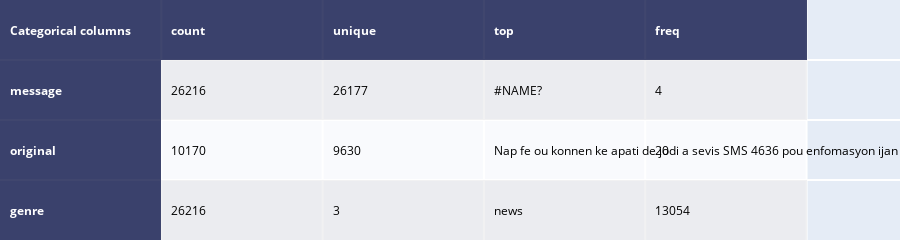

Notebook source saved alongside this figure:
### Code cell
table_cat = ff.create_table(df.describe(include=['O']).T, index=True, index_title='Categorical columns')
iplot(table_cat)

### Figure 1 — Plotly figure (JSON) as saved in the notebook; plotly's stock layout.template omitted (floating-point values rounded to 4 significant figures)
{"data": [{"colorscale": [[0, "#00083e"], [0.5, "#ededee"], [1, "#ffffff"]], "hoverinfo": "none", "opacity": 0.75, "showscale": false, "type": "heatmap", "z": [[0, 0, 0, 0, 0], [0, 0.5, 0.5, 0.5, 0.5], [0, 1, 1, 1, 1], [0, 0.5, 0.5, 0.5, 0.5]]}], "layout": {"annotations": [{"align": "left", "font": {"color": "#ffffff"}, "showarrow": false, "text": "<b>Categorical columns</b>", "x": -0.45, "xanchor": "left", "xref": "x", "y": 0, "yref": "y"}, {"align": "left", "font": {"color": "#ffffff"}, "showarrow": false, "text": "<b>count</b>", "x": 0.55, "xanchor": "left", "xref": "x", "y": 0, "yref": "y"}, {"align": "left", "font": {"color": "#ffffff"}, "showarrow": false, "text": "<b>unique</b>", "x": 1.55, "xanchor": "left", "xref": "x", "y": 0, "yref": "y"}, {"align": "left", "font": {"color": "#ffffff"}, "showarrow": false, "text": "<b>top</b>", "x": 2.55, "xanchor": "left", "xref": "x", "y": 0, "yref": "y"}, {"align": "left", "font": {"color": "#ffffff"}, "showarrow": false, "text": "<b>freq</b>", "x": 3.55, "xanchor": "left", "xref": "x", "y": 0, "yref": "y"}, {"align": "left", "font": {"color": "#ffffff"}, "showarrow": false, "text": "<b>message</b>", "x": -0.45, "xanchor": "left", "xref": "x", "y": 1, "yref": "y"}, {"align": "left", "font": {"color": "#000000"}, "showarrow": false, "text": "26216", "x": 0.55, "xanchor": "left", "xref": "x", "y": 1, "yref": "y"}, {"align": "left", "font": {"color": "#000000"}, "showarrow": false, "text": "26177", "x": 1.55, "xanchor": "left", "xref": "x", "y": 1, "yref": "y"}, {"align": "left", "font": {"color": "#000000"}, "showarrow": false, "text": "#NAME?", "x": 2.55, "xanchor": "left", "xref": "x", "y": 1, "yref": "y"}, {"align": "left", "font": {"color": "#000000"}, "showarrow": false, "text": "4", "x": 3.55, "xanchor": "left", "xref": "x", "y": 1, "yref": "y"}, {"align": "left", "font": {"color": "#ffffff"}, "showarrow": false, "text": "<b>original</b>", "x": -0.45, "xanchor": "left", "xref": "x", "y": 2, "yref": "y"}, {"align": "left", "font": {"color": "#000000"}, "showarrow": false, "text": "10170", "x": 0.55, "xanchor": "left", "xref": "x", "y": 2, "yref": "y"}, {"align": "left", "font": {"color": "#000000"}, "showarrow": false, "text": "9630", "x": 1.55, "xanchor": "left", "xref": "x", "y": 2, "yref": "y"}, {"align": "left", "font": {"color": "#000000"}, "showarrow": false, "text": "Nap fe ou konnen ke apati de jodi a sevis SMS 4636 pou enfomasyon ijan", "x": 2.55, "xanchor": "left", "xref": "x", "y": 2, "yref": "y"}, {"align": "left", "font": {"color": "#000000"}, "showarrow": false, "text": "20", "x": 3.55, "xanchor": "left", "xref": "x", "y": 2, "yref": "y"}, {"align": "left", "font": {"color": "#ffffff"}, "showarrow": false, "text": "<b>genre</b>", "x": -0.45, "xanchor": "left", "xref": "x", "y": 3, "yref": "y"}, {"align": "left", "font": {"color": "#000000"}, "showarrow": false, "text": "26216", "x": 0.55, "xanchor": "left", "xref": "x", "y": 3, "yref": "y"}, {"align": "left", "font": {"color": "#000000"}, "showarrow": false, "text": "3", "x": 1.55, "xanchor": "left", "xref": "x", "y": 3, "yref": "y"}, {"align": "left", "font": {"color": "#000000"}, "showarrow": false, "text": "news", "x": 2.55, "xanchor": "left", "xref": "x", "y": 3, "yref": "y"}, {"align": "left", "font": {"color": "#000000"}, "showarrow": false, "text": "13054", "x": 3.55, "xanchor": "left", "xref": "x", "y": 3, "yref": "y"}], "height": 170, "margin": {"b": 0, "l": 0, "r": 0, "t": 0}, "xaxis": {"dtick": 1, "gridwidth": 2, "showticklabels": false, "tick0": -0.5, "ticks": "", "zeroline": false}, "yaxis": {"autorange": "reversed", "dtick": 1, "gridwidth": 2, "showticklabels": false, "tick0": 0.5, "ticks": "", "zeroline": false}}}
